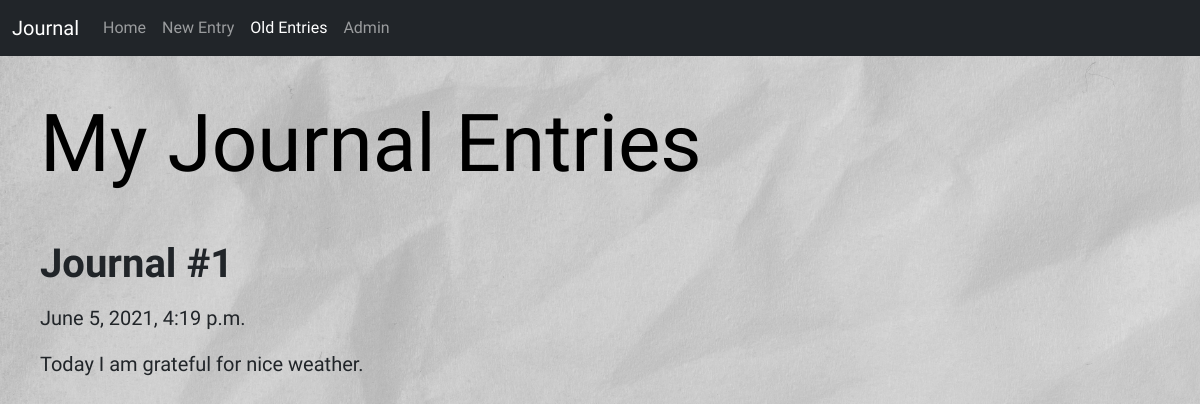
The page /old_entries/ on the database its author committed.
### entries/models.py (models this page shows, shortened)
class Entry(models.Model):
    title = models.CharField(max_length=100, default='')
    date_posted = models.DateTimeField(auto_now_add = True)
    text = models.TextField(blank = False)
    class Meta:
        verbose_name_plural = 'entries'

### entries/views.py (the view)
# urls.py: path('old_entries/', views.old_entries, name="old_entries"),
def old_entries(request):
    entries = Entry.objects.order_by('-date_posted')
    context = {'entries' : entries,
        'page_heading':'My Journal Entries'}
    return render(request, 'entries/old_entries.html', context)

### entries/templates/entries/old_entries.html
{% extends 'base.html' %}
{% load static %}
{% block content %}
    <div class="header-container">
    <h1 class="title">{{ page_heading }}</h1>
    </div>
    {% for entry in entries %}
        <div class="old-entry-container">
            <h4>
                <strong>{{ entry.title }}</strong>
            </h4>
            <p>{{ entry.date_posted }}</p>
            <p>{{ entry.text }}</p>
        </div>
    {% endfor %}
{% endblock %}

### entries/static/base/css/style.css (style rules this page uses)
h1, h4 { font-family: 'Lobster Two', cursive; }
h1 { font-size: 5em; text-decoration: none; color: black; }
h4 { font-size: 2em; text-decoration: none; margin-bottom: 15px; }
body { font-family: 'Source Sans Pro', sans-serif; background: url(../img/marjan-blan-paper-unsplash.jpg) no-repeat top center fixed; background-size: 100% auto; }
.header-container { margin-top: 20px; margin-bottom: 20px; padding: 20px 20px 20px 40px; }
.old-entry-container { padding: 0px 20px 20px 40px; font-size: 15pt; }

### rows shown on the page
Entry: title "Journal #1", date_posted "June 5, 2021, 4:19 p.m.", text "Today I am grateful for nice weather."

### other values the page prints
{{ page_heading }} "My Journal Entries"
